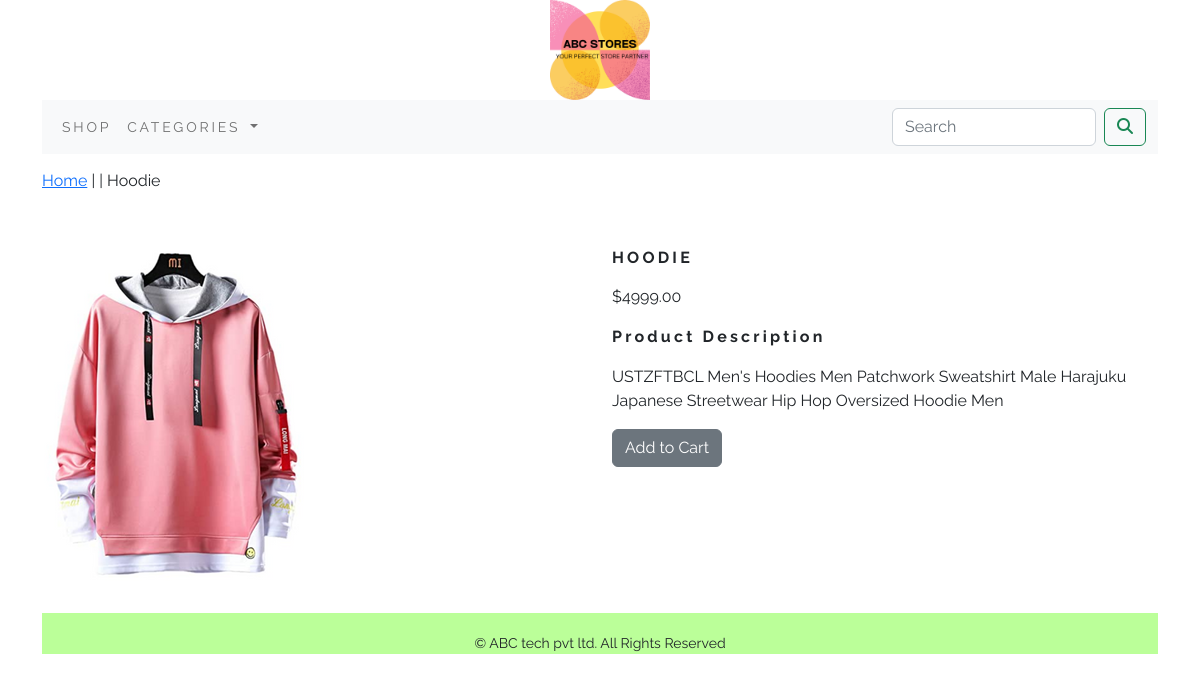
Screenshot of /shop/shirts/hoodie/ with the database file from the repository.
### shop/models.py (models this page shows, shortened)
class Product(models.Model):
    name=models.CharField(max_length=250,unique=True)
    slug=models.SlugField(max_length=250,unique=True)
    description=models.TextField(blank=True)
    price=models.DecimalField(max_digits=10,decimal_places=2)
    category=models.ForeignKey(Category,on_delete=models.CASCADE)
    image=models.ImageField(upload_to='productimages',blank=True)
    stock=models.IntegerField()
    available=models.BooleanField(default=True)
    created=models.DateTimeField(auto_now_add=True)
    updated=models.DateTimeField(auto_now=True)
    class Meta:
        ordering=('name',)
        verbose_name='product'
        verbose_name_plural='products'

### shop/views.py (the view)
# urls.py: path('<slug:c_slug>/<slug:product_slug>/', views.prodetail,name='prodcatdetail'),
def prodetail(request,c_slug,product_slug):
    try:
        product=Product.objects.get(category__slug=c_slug,slug=product_slug)
    except Exception as e:
        raise e
    return render(request,'product.html',{'product':product})

### cart/context_processors.py (called while the page is built)
def counter(request):
    item_count=0
    if 'admin' in request.path:
        return {}
    else:
        try:
            cart=Cart.objects.filter(cart_id=_cart_id(request))
            cart_item=CartItem.objects.all().filter(cart=cart[:1])
            for cart_item in cart_item:
                item_count += cart_item.quantity
        except Cart.DoesNotExist:
            item_count = 0
    return dict(item_count=item_count)

### cart/views.py (called while the page is built)
def _cart_id(request):
    cart=request.session.session_key
    if not cart:
        cart=request.session.create()
    return cart

### shop/context_processors.py (called while the page is built)
def menu_links(request):
    links=Category.objects.all()
    return dict(links=links)

### shop/models.py (called while the page is built)
    def get_url(self):
        return reverse('shop:product_by_category',args=[self.slug])

### templates/product.html (shortened to what this page needs)
{% extends 'base.html' %}
{% load static %}
{% block content %}
<div class="row my_product_row_class">
    <div class="mx_auto">
        <p> <a  href="{% url 'shop:allProdCat' %}">Home</a> | <a href="{{product.category.get_url}}"></a> | {{product.name}} </p>
    </div>
<div class="container">
<br>
    <div class="row">
        <div class="col-6 col-sm-12 col-md-12 col-lg-6 ">
            <div>
                <img src="{{product.image.url}}" alt="{{product.name}}">
            </div>
        </div>
        <div class="col-6 col-sm-12 col-md-12 col-lg-6">
                <div>
                    <h1 class="my_product_title"><b>{{product.name}}</b></h1>
                    <p>${{product.price}}</p>
                    <p class="my_title"><b>Product Description</b></p>
                    <p class="text-justify my_product_text">{{product.description}}</p>
                    {% if product.stock <= 0 %}
                        <p class="text-justify my_product_text"><b>Out of Stock</b></p>
                    {% else %}
                     <a class="btn btn-secondary" href="{% url 'cart:add_cart' product.id %}">Add to Cart</a>
                    {% endif %}
                </div>
        </div>
    </div>
</div>
{% endblock %}

### static/css/custom.css (style rules this page uses)
body { font-family: 'Raleway', sans-serif; }
.my_title { font-size:16px; text_transform:uppercase; letter-spacing:0.2em; }
.my_product_row_class { padding-top:15px; padding-bottom:20px; }
.my_product_title { font-size:16px; text-transform:uppercase; letter-spacing:0.2em; padding-top:15px; padding-bottom:10px; }
.my_product_text { padding-right:20px; }

### rows the page displays
Product: name "Hoodie", image (picture), name "HOODIE", price "4999.00", description "USTZFTBCL Men's Hoodies Men Patchwork Sweatshirt Male Harajuku Japanese Streetwear Hip Hop Oversized Hoodie Men"
